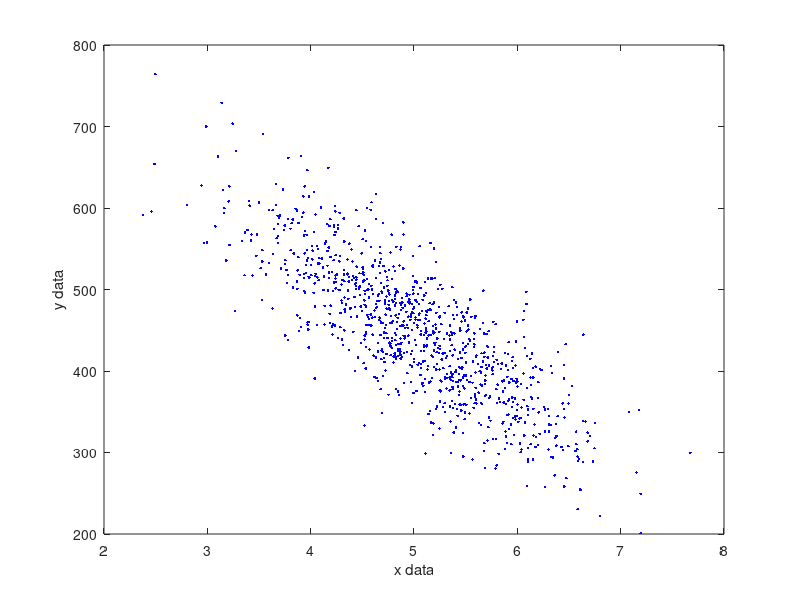
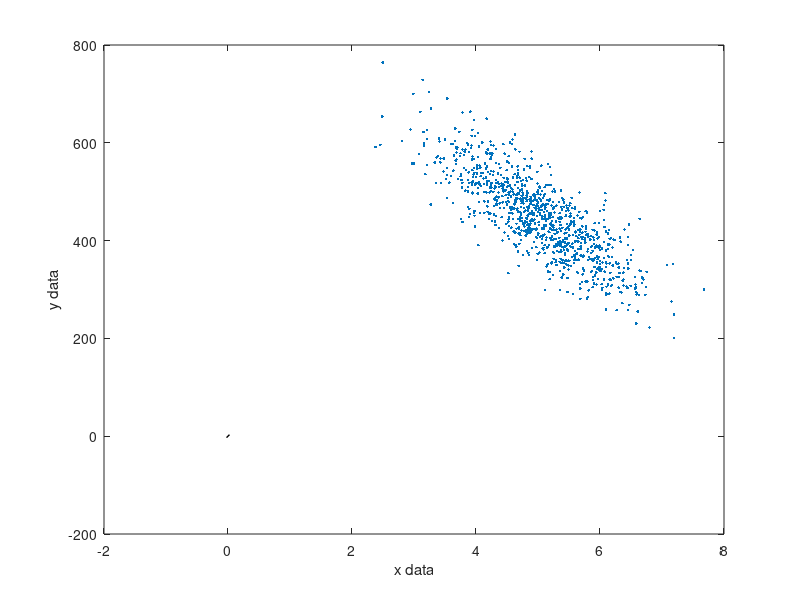
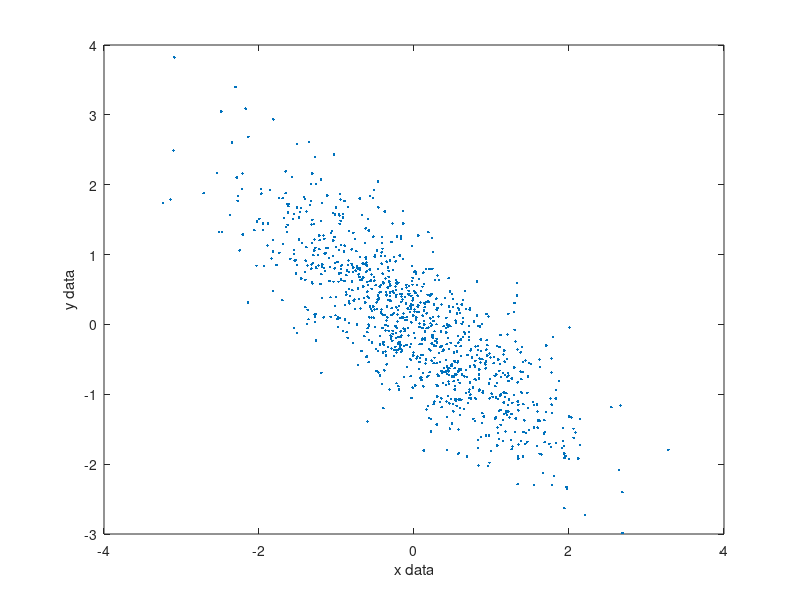

The MATLAB source for these figures, in order: (Note: this script raises an error after producing the figures.)
% Qbio 2 Project 1
rng('default')
s = rng;
%% Question 1
u = random('norm',5,1,1000,1);
v = random('norm',5,1,1000,1);
x = 0.25 * u + 0.75 * v;
y = 25 * u - 75 * v + 700;
datam = [x y];
% Scatter plot of the data
figure(1)
plot(x,y,'b.')
xlabel('x data')
ylabel('y data') 
% Find covariance matrix and manually find eigensystem
A = cov(x,y);
[E,A1] = eigs(A);

U = 1./A1;
U1 = [U(1) 0; 0 U(2,2)];
U2 = sqrt(U1);
W = E*U2;
% Perform PCA and plot vectors on scatter plot
[pcs, trans, evs] = pca(datam);
figure(2)
plot(x,y,'.')
xlabel('x data')
ylabel('y data') 
v1 = E(:,1);
hold on 
plot([-v1(1), v1(1)],[-v1(2), v1(2)], 'k', 'linewidth', 3)
% Mean centering and scaling data based on standard deviation
mux = mean(x);
muy = mean(y);
sdx = std(x);
sdy = std(y);
xc = x - mux;
yc = y - muy;
xcs = xc/sdx;
ycs = yc/sdy;
datam1 = [xcs,ycs];
figure (3)
plot(xcs,ycs,'.')
xlabel('x data')
ylabel('y data') 
% Perform PCA on new dataset
A22 = cov(xcs,ycs);
[E1,A2] = eigs(A22);
[pcs1,trans1,evs1] = pca(datam1);

V = 1./A2;
V1 = [V(1) 0; 0 V(2,2)];
V2 = sqrt(V1);
W2 = E*V2;

if eq(mean(x),5.0195) % Test for randomness
    "rnd is default, data is not random"
else
    "Warning: data is random"
end


%% Question 2
tic % Start recording the time it takes for this simulation to run
% Simulation parameters

tspan = [0 200000];
y0 = [0;0;0;1;0;0];
[t,y] = ode45(@de,tspan,y0);


% Plotting
figure(4)

subplot(6,1,1)
plot(t,y(:,1),'k','linewidth',2)
ylabel('Concentration of mRNA A')

subplot(6,1,2)
plot(t,y(:,4),'k','linewidth',2)
ylabel('Concentration of protein A')

subplot(6,1,3)
plot(t,y(:,2),'k','linewidth',2)
ylabel('Concentration of mRNA B')

subplot(6,1,4)
plot(t,y(:,5),'k','linewidth',2)
ylabel('Concentration of protein B')

subplot(6,1,5)
plot(t,y(:,3),'k','linewidth',2)
ylabel('Concentration of mRNA C')

subplot(6,1,6)
plot(t,y(:,6),'k','linewidth',2)
ylabel('Concentration of protein C')
xlabel('time')

toc % Output the time it took to run this simulation
function dydt = de(t,y)

% ODE parameters

a0 = 4;
a = 1.8 ;
b = 0.01;
tau = 0.005;

% DEs
dydt = [
    a0-y(1)-a*y(6); 
    a0-y(2)-a*y(4);
    a0-y(3)-a*y(5); 
    b*(y(1)-y(4)); 
    b*(y(2)-y(5)); 
    b*(y(3)-y(6))
    ];

end

% Perform PCA and plot vectors on scatter plot
[pcs, trans, evs] = pca(datam);
figure(2)
plot(x,y,'.')
xlabel('x data')
ylabel('y data') 
v1 = E(:,1);
hold on 
plot([-v1(1), v1(1)],[-v1(2), v1(2)], 'k', 'linewidth', 3)
% Mean centering and scaling data based on standard deviation
mux = mean(x);
muy = mean(y);
sdx = std(x);
sdy = std(y);
xc = x - mux;
yc = y - muy;
xcs = xc/sdx;
ycs = yc/sdy;
datam1 = [xcs,ycs];
figure (3)
plot(xcs,ycs,'.')
xlabel('x data')
ylabel('y data') 
% Perform PCA on new dataset
A22 = cov(xcs,ycs);
[E1,A2] = eigs(A22);
[pcs1,trans1,evs1] = pca(datam1);

V = 1./A2;
V1 = [V(1) 0; 0 V(2,2)];
V2 = sqrt(V1);
W2 = E*V2;

if eq(mean(x),5.0195) % Test for randomness
    "rnd is default, data is not random"
else
    "Warning: data is random"
end


%% Question 2

% Simulation parameters

tspan = [0 100];
y0 = [0;0;0;1;1;1];
[t,y] = ode45(@de,tspan,y0);


% Plotting
figure(4)

subplot(6,1,1)
plot(t,y(:,1))
ylabel('Concentration of mRNA A')

subplot(6,1,2)
plot(t,y(:,4))
ylabel('Concentration of protein A')

subplot(6,1,3)
plot(t,y(:,2))
ylabel('Concentration of mRNA B')

subplot(6,1,4)
plot(t,y(:,5))
ylabel('Concentration of protein B')

subplot(6,1,5)
plot(t,y(:,3))
ylabel('Concentration of mRNA C')

subplot(6,1,6)
plot(t,y(:,6))
ylabel('Concentration of protein C')
xlabel('time')

function dydt = de(t,y)

% ODE parameters

a0 = 4;
a = 2.5 ;
b = 0.01;
tau = 0.005;

% DEs
dydt = [
    tau*(a0-y(1)-a*y(6))+y(1); 
    tau*(a0-y(2)-a*y(4))+y(2);
    tau*(a0-y(3)-a*y(5))+y(3); 
    (tau*b*(y(1)-y(4)))+y(4); 
    b*(y(2)-y(5)) + y(5); 
    (tau*b*(y(3)-y(6))) + y(6)
    ];

end





